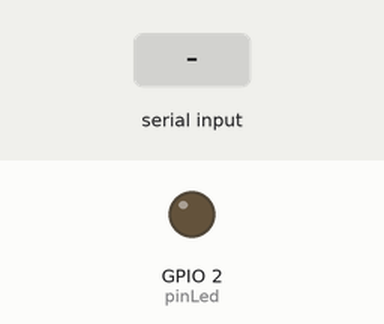
This sketch was run on a simulated ESP32. On the bench: output pins drawn as LEDs (lit = HIGH). Dashed ring = blinking. The test bench sets the inputs (shaded band). Nothing arrives over Bluetooth unless stated; what the sketch prints to the serial monitor is not drawn.

Above: at 1.2 s.
1.3 s: "pisca\n" received over the second serial link
At 1.45 s:
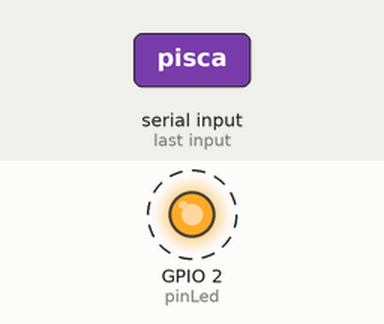
4.3 s: "liga\n" received over the second serial link
At 4.6 s:
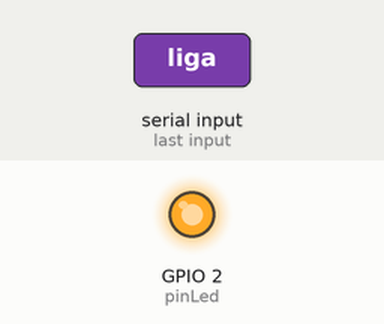
5.8 s: "desliga\n" received over the second serial link
At 6.5 s:
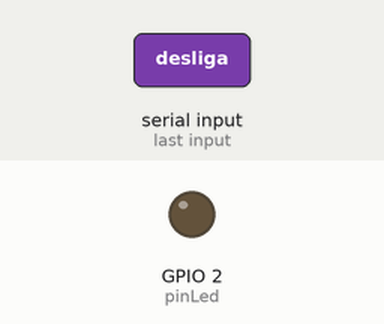
Timing chart, 0 to 8.8 s (numbered marks = the images above; inputs shaded):
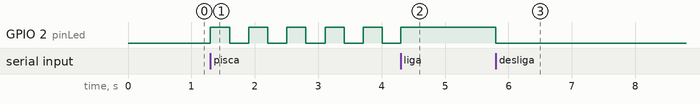

Measured:
- after the input at 1.3 s, GPIO 2 (pinLed): alternates HIGH for 0.30 s and LOW for 0.30 s, starting at once
- after the input at 4.3 s, GPIO 2 (pinLed): goes on until 4.3 s, then stays HIGH
- after the input at 5.8 s, GPIO 2 (pinLed): HIGH → LOW at once

The sketch:

aula_59_slave1.ino
```cpp
#include <Arduino.h>
#include <BluetoothSerial.h>

#define pinLed 2

BluetoothSerial BT;

void setup()
{
    Serial.begin(9600);
    pinMode(pinLed, OUTPUT);
    if (BT.begin("ESPSlaveCadu"))
        Serial.println("Bluetooth iniciado com sucesso!!");

    else
        Serial.println("Erro ao iniciar o Bluetooth");
}

void loop()

{
    static bool estadoLed = 0;
    static bool pisca = 0;
    static int tempo = 300;

    if (Serial.available()) // se tiver algo na serial
    {
        String mensagemEnviar = Serial.readStringUntil('\n');
        mensagemEnviar.trim();
        BT.println(mensagemEnviar);
    }
    if (BT.available())
    {
        String mensagemRecebida = BT.readStringUntil('\n');
        mensagemRecebida.trim();
        Serial.printf("mensagem recebida: %s \n\r", mensagemRecebida);

        if (mensagemRecebida.equals("liga"))
        {
            pisca = 0;
            estadoLed = 1;
        }
        else if (mensagemRecebida.equals("desliga"))
        {
            estadoLed = 0;
            pisca = 0;
        }
        else if (mensagemRecebida.equals("pisca"))
        {
            pisca = 1;
        }
    }
    if (pisca == 1)
    {
        unsigned long tempoAtual = millis();
        static unsigned long tempoAnterior = 0;

        if (tempoAtual - tempoAnterior > tempo)
        {
            estadoLed = !estadoLed;
            tempoAnterior = tempoAtual;
        }
    }
    digitalWrite(pinLed, estadoLed);
}
```
